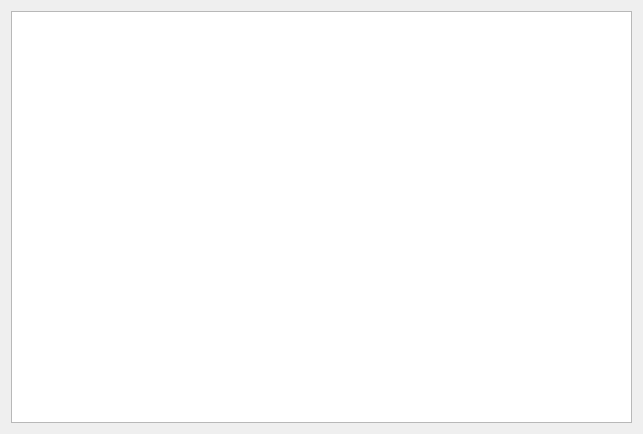
<?xml version="1.0" encoding="UTF-8"?>
<ui version="4.0">
 <class>CDlgMissionLineList</class>
 <widget class="QWidget" name="CDlgMissionLineList">
  <property name="geometry">
   <rect>
    <x>0</x>
    <y>0</y>
    <width>643</width>
    <height>434</height>
   </rect>
  </property>
  <property name="windowTitle">
   <string>Form</string>
  </property>
  <layout class="QVBoxLayout" name="verticalLayout">
   <item>
    <widget class="QTableWidget" name="tableWidget">
     <property name="contextMenuPolicy">
      <enum>Qt::CustomContextMenu</enum>
     </property>
    </widget>
   </item>
  </layout>
 </widget>
 <resources/>
 <connections/>
</ui>
